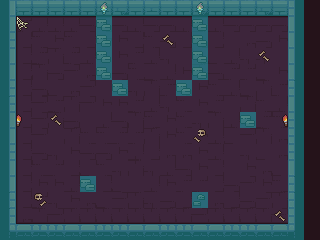

Below is a game level as drawn by its tile map, then a one-line description and the .tmx file that defines it, in full:
An orthogonal 20x15 tile map with 16x16 px tiles, 3 tile layers (map, deco, collisions), 2 tilesets.

<map version="1.8" tiledversion="1.8.4" orientation="orthogonal" renderorder="right-down" width="20" height="15" tilewidth="16" tileheight="16" infinite="0" nextlayerid="4" nextobjectid="1">
 <editorsettings>
  <export target="boss-wanned.json" format="json" />
 </editorsettings>
 <tileset firstgid="1" source="Dungeon_Tileset.tsx" />
 <tileset firstgid="101" source="collision-map.tsx" />
 <layer id="1" name="map" width="20" height="15">
  <data encoding="csv">
11,2,5,5,5,2,3,4,5,3,5,5,4,5,2,5,4,5,26,79,
31,12,13,13,13,14,14,14,13,14,14,13,13,13,14,14,14,14,16,79,
21,22,10,18,10,17,18,18,17,10,9,17,9,17,19,27,9,18,16,79,
11,22,7,29,7,8,19,18,7,8,30,19,10,20,8,30,30,19,16,79,
11,22,29,9,28,27,30,9,10,20,8,18,29,9,7,7,20,18,16,79,
21,22,9,20,27,28,19,17,30,29,7,9,18,10,8,20,29,7,6,79,
1,22,28,7,29,28,18,18,7,8,30,10,18,7,19,29,10,8,16,79,
11,22,28,29,9,19,8,9,29,10,18,10,30,29,8,19,7,10,26,79,
31,22,28,19,29,10,10,7,7,29,18,10,18,8,20,28,29,27,26,79,
21,22,9,30,18,9,9,18,8,17,27,27,18,8,19,30,20,27,26,79,
31,22,10,7,17,20,10,30,29,30,8,9,18,17,19,18,27,20,16,79,
31,22,18,18,8,20,17,20,19,8,18,7,7,17,9,28,18,10,6,79,
1,22,7,30,18,27,20,28,29,30,9,17,30,27,17,9,28,29,6,79,
1,32,34,33,34,34,34,34,34,34,34,34,33,34,34,34,34,33,26,79,
41,42,43,44,45,42,43,44,45,42,43,44,45,42,43,44,45,42,46,79
</data>
 </layer>
 <layer id="3" name="deco" width="20" height="15">
  <data encoding="csv">
0,0,0,0,0,0,91,0,0,0,0,0,91,0,0,0,0,0,0,0,
0,65,0,0,0,0,50,0,0,0,0,0,50,0,0,0,0,0,0,0,
0,0,0,0,0,0,50,0,0,0,69,0,50,0,0,0,0,0,0,0,
0,0,0,0,0,0,50,0,0,0,0,0,50,0,0,0,69,0,0,0,
0,0,0,0,0,0,50,0,0,0,0,0,50,0,0,0,0,0,0,0,
0,0,0,0,0,0,0,50,0,0,0,50,0,0,0,0,0,0,0,0,
0,0,0,0,0,0,0,0,0,0,0,0,0,0,0,0,0,0,0,0,
0,92,0,69,0,0,0,0,0,0,0,0,0,0,0,50,0,2147483740,0,0,
0,0,0,0,0,0,0,0,0,0,0,0,78,0,0,0,0,0,0,0,
0,0,0,0,0,0,0,0,0,0,0,0,0,0,0,0,0,0,0,0,
0,0,0,0,0,0,0,0,0,0,0,0,0,0,0,0,0,0,0,0,
0,0,0,0,0,50,0,0,0,0,0,0,0,0,0,0,0,0,0,0,
0,0,2147483726,0,0,0,0,0,0,0,0,0,60,0,0,0,0,0,0,0,
0,0,0,0,0,0,0,0,0,0,0,0,0,0,0,0,0,69,0,0,
0,0,0,0,0,0,0,0,0,0,0,0,0,0,0,0,0,0,0,0
</data>
 </layer>
 <layer id="2" name="collisions" width="20" height="15" opacity="0.32">
  <data encoding="csv">
101,101,101,101,101,101,101,101,101,101,101,101,101,101,101,101,101,101,101,0,
101,0,0,0,0,0,101,0,0,0,0,0,101,0,0,0,0,0,101,0,
101,0,0,0,0,0,101,0,0,0,0,0,101,0,0,0,0,0,101,0,
101,0,0,0,0,0,101,0,0,0,0,0,101,0,0,0,0,0,101,0,
101,0,0,0,0,0,101,0,0,0,0,0,101,0,0,0,0,0,101,0,
101,0,0,0,0,0,0,101,0,0,0,101,0,0,0,0,0,0,101,0,
101,0,0,0,0,0,0,0,0,0,0,0,0,0,0,0,0,0,101,0,
101,0,0,0,0,0,0,0,0,0,0,0,0,0,0,101,0,0,101,0,
101,0,0,0,0,0,0,0,0,0,0,0,0,0,0,0,0,0,101,0,
101,0,0,0,0,0,0,0,0,0,0,0,0,0,0,0,0,0,101,0,
101,0,0,0,0,0,0,0,0,0,0,0,0,0,0,0,0,0,101,0,
101,0,0,0,0,101,0,0,0,0,0,0,0,0,0,0,0,0,101,0,
101,0,0,0,0,0,0,0,0,0,0,0,101,0,0,0,0,0,101,0,
101,0,0,0,0,0,0,0,0,0,0,0,0,0,0,0,0,0,101,0,
101,101,101,101,101,101,101,101,101,101,101,101,101,101,101,101,101,101,101,0
</data>
 </layer>
</map>
